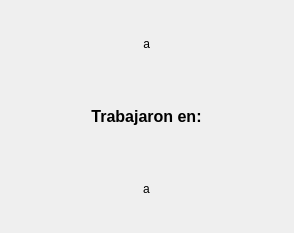
<?xml version="1.0" encoding="UTF-8"?>
<ui version="4.0">
 <class>dialog_actor</class>
 <widget class="QDialog" name="dialog_actor">
  <property name="geometry">
   <rect>
    <x>0</x>
    <y>0</y>
    <width>294</width>
    <height>233</height>
   </rect>
  </property>
  <property name="windowTitle">
   <string>Dialog</string>
  </property>
  <layout class="QGridLayout" name="gridLayout">
   <item row="1" column="0" alignment="Qt::AlignmentFlag::AlignHCenter">
    <widget class="QLabel" name="actor_ingresado">
     <property name="text">
      <string>a</string>
     </property>
     <property name="alignment">
      <set>Qt::AlignmentFlag::AlignRight|Qt::AlignmentFlag::AlignTrailing|Qt::AlignmentFlag::AlignVCenter</set>
     </property>
    </widget>
   </item>
   <item row="2" column="0" alignment="Qt::AlignmentFlag::AlignHCenter">
    <widget class="QLabel" name="label_texto">
     <property name="text">
      <string>&lt;html&gt;&lt;head/&gt;&lt;body&gt;&lt;p align=&quot;center&quot;&gt;&lt;span style=&quot; font-size:12pt; font-weight:700;&quot;&gt;Trabajaron en:&lt;/span&gt;&lt;/p&gt;&lt;/body&gt;&lt;/html&gt;</string>
     </property>
    </widget>
   </item>
   <item row="3" column="0" alignment="Qt::AlignmentFlag::AlignHCenter">
    <widget class="QLabel" name="label_peliculas_juntos">
     <property name="text">
      <string>a</string>
     </property>
    </widget>
   </item>
  </layout>
 </widget>
 <resources/>
 <connections/>
</ui>
